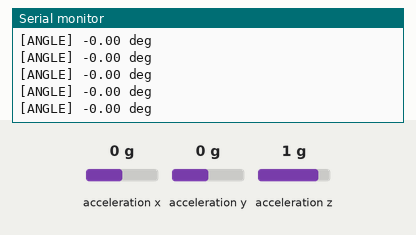
Simulated run of this sketch. Board: ESP32. On the bench: the last lines printed to the serial monitor. The test bench sets the inputs (shaded band); at power-on: acceleration x 0 g, acceleration y 0 g, acceleration z 1 g. Nothing arrives over Bluetooth unless stated; a phone connects over Bluetooth LE 3 s after start.

Above: at 3.3 s.
3.4 s: acceleration x set to -1.4 g
At 3.47 s:
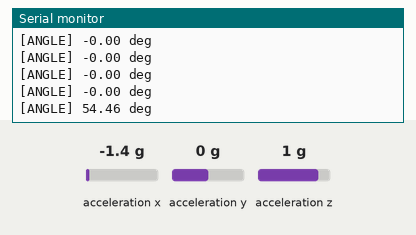
5.6 s: acceleration y set to -1.4 g
At 5.68 s:
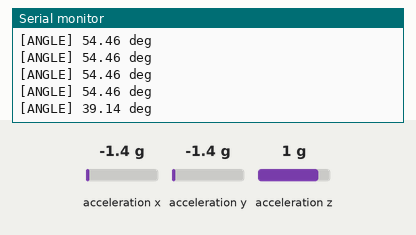
7.1 s: acceleration z set to -1.4 g
At 7.19 s:
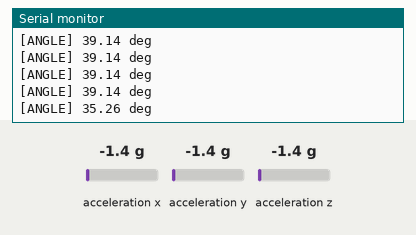
Timing chart, 0 to 10.1 s (numbered marks = the images above; inputs shaded):
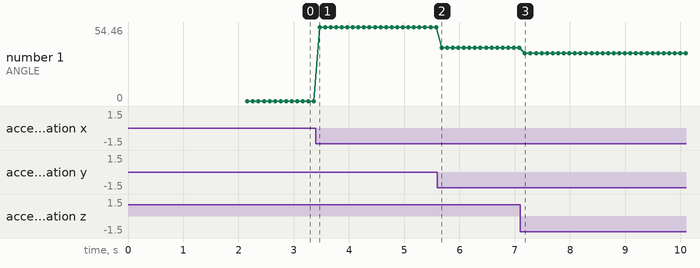

The sketch:

protoAngleCode.ino
```cpp
// // #include "BluetoothSerial.h"
// // #include <Adafruit_LIS3DH.h>
// // #include <Adafruit_Sensor.h>

// // Adafruit_LIS3DH lis = Adafruit_LIS3DH();
// // BluetoothSerial SerialBT;
// // float pitch_offset = 0; //for calibration

// // void setup() {
// //   Serial.begin(115200);
// //   Wire.begin(21, 22);
// //   SerialBT.begin("ESP32_protoAngle");

// //   if (!lis.begin(0x18)) {
// //     Serial.println("Could not start LIS3DH");
// //     while (1);
// //   }

// //   lis.setRange(LIS3DH_RANGE_2_G);

// //   // --- CALIBRATION ---
// //   Serial.println("Calibrating... keep level");

// //   float sum = 0;
// //   int samples = 50;

// //   for (int i = 0; i < samples; i++) {
// //     lis.read();

// //     float x = lis.x / 1000.0;
// //     float y = lis.y / 1000.0;
// //     float z = lis.z / 1000.0;

// //     float pitch = atan2(x, sqrt(y*y + z*z)) * 180.0 / PI;
// //     sum += pitch;

// //     delay(20);
// //   }

// //   pitch_offset = sum / samples;

// //   Serial.print("Offset: ");
// //   Serial.println(pitch_offset);

// //   Serial.println("Angle via Bluetooth ready");
// // }
// // void loop() {
// //   lis.read();

// //   float x = lis.x;
// //   float y = lis.y;
// //   float z = lis.z;

// //   //convert to g's
// //   x /= 1000.0;
// //   y /= 1000.0;
// //   z /= 1000.0;

// //   //tilt angles
// //   float pitch = atan2(x, sqrt(y*y + z*z)) * 180.0 / PI;

// //   //apply calibration
// //   pitch -= pitch_offset;

// // --- SEND AS A SIMPLE NUMBER ---
//   if (SerialBT.hasClient()) {        // Only send if a client is connected
//       SerialBT.print(pitch, 2);     // send value with 2 decimal places
//       SerialBT.print('\n');          // newline is important for receiver
//   }

//     Serial.println(pitch, 2);

// //   //send via bluetooth
// //   SerialBT.print("Pitch: ");
// //   SerialBT.print(pitch);
// //   SerialBT.println(" deg");

// //   delay(200);
// // }
```

protoAngleCode_ble.ino
```cpp
#include <Wire.h>
#include <Adafruit_LIS3DH.h>
#include <Adafruit_Sensor.h>
#include <BLEDevice.h>
#include <BLEServer.h>
#include <BLEUtils.h>
#include <BLE2902.h>

Adafruit_LIS3DH lis = Adafruit_LIS3DH();
BLECharacteristic *pCharacteristic;
BLEAdvertising *pAdvertising;
bool deviceConnected = false;

#define SERVICE_UUID        "4fafc201-1fb5-459e-8fcc-c5c9c331914b"
#define CHARACTERISTIC_UUID "beb5483e-36e1-4688-b7f5-ea07361b26a8"

float pitch_offset = 0;

// CONNECTION CALLBACKS
class MyServerCallbacks : public BLEServerCallbacks {
    void onConnect(BLEServer* pServer) {
        deviceConnected = true;
        Serial.println("[BLE] Client connected");
    }
    void onDisconnect(BLEServer* pServer) {
        deviceConnected = false;
        Serial.println("[BLE] Client disconnected - restarting advertising");

        // Restart advertising when client disconnects
        if (pAdvertising) {
            pAdvertising->start();
            Serial.println("[BLE] Advertising restarted");
        }
    }
};


// SETUP


void setup() {
    Serial.begin(115200);
    delay(1000);

    Serial.println("\n[SETUP] ===== ANGLE DEVICE STARTUP =====");

    // IMU INIT
    Serial.println("[IMU] Initializing LIS3DH...");
    Wire.begin(21, 22);

    if (!lis.begin(0x18)) {
        Serial.println("[ERROR] LIS3DH not found at 0x18!");
        Serial.println("[ERROR] Trying alternate address 0x19...");
        if (!lis.begin(0x19)) {
            Serial.println("[ERROR] LIS3DH not found anywhere - HALTING");
            while (1) delay(1000);
        }
    }

    lis.setRange(LIS3DH_RANGE_2_G);
    Serial.println("[IMU] LIS3DH initialized successfully");

    // BLE INIT - MORE ROBUST
    Serial.println("[BLE] Initializing BLE stack...");
    BLEDevice::init("ESP32_protoAngle");
    delay(100);

    // Create server
    Serial.println("[BLE] Creating BLE server...");
    BLEServer *pServer = BLEDevice::createServer();
    pServer->setCallbacks(new MyServerCallbacks());

    // Create service
    Serial.println("[BLE] Creating service: " SERVICE_UUID);
    BLEService *pService = pServer->createService(SERVICE_UUID);

    // Create characteristic
    Serial.println("[BLE] Creating characteristic: " CHARACTERISTIC_UUID);
    pCharacteristic = pService->createCharacteristic(
        CHARACTERISTIC_UUID,
        BLECharacteristic::PROPERTY_NOTIFY |
        BLECharacteristic::PROPERTY_READ
    );

    // Add descriptor for notifications
    pCharacteristic->addDescriptor(new BLE2902());

    // Start service
    pService->start();
    Serial.println("[BLE] Service started");

    // Setup advertising
    Serial.println("[BLE] Setting up advertising...");
    pAdvertising = BLEDevice::getAdvertising();

    // Add service UUID to advertisement
    pAdvertising->addServiceUUID(SERVICE_UUID);
    Serial.println("[BLE] ✓ Service UUID added to advertisement");

    // Set device name in advertisement
    pAdvertising->setAppearance(0x0000);  // Generic appearance

    // Start advertising
    pAdvertising->setScanResponse(true);
    pAdvertising->setMinPreferred(0x06);   // Short min interval
    pAdvertising->setMaxPreferred(0x12);   // Short max interval

    Serial.println("[BLE] Starting advertising...");
    pAdvertising->start();

    Serial.println("[BLE]  ADVERTISING STARTED ");
    Serial.println("[BLE] Service UUID: " SERVICE_UUID);
    Serial.println("[BLE] Device name: ESP32_protoAngle");
    Serial.println("[BLE] Waiting for connections...\n");

    // CALIBRATION
    Serial.println("[CAL] Keep device level for calibration...");
    float sum = 0;
    int samples = 50;

    for (int i = 0; i < samples; i++) {
        lis.read();
        float x = lis.x / 1000.0;
        float y = lis.y / 1000.0;
        float z = lis.z / 1000.0;
        float pitch = atan2(x, sqrt(y*y + z*z)) * 180.0 / PI;
        sum += pitch;
        delay(20);
    }

    pitch_offset = sum / samples;
    Serial.printf("[CAL] Offset = %.2f\n", pitch_offset);
    Serial.println("[SETUP] ===== STARTUP COMPLETE =====\n");
}


// LOOP


void loop() {
    lis.read();

    float x = lis.x / 1000.0;
    float y = lis.y / 1000.0;
    float z = lis.z / 1000.0;

    float pitch = -atan2(x, sqrt(y*y + z*z)) * 180.0 / PI;
    pitch -= pitch_offset;

    Serial.printf("[ANGLE] %.2f deg\n", pitch);

    // BLE SEND (ONLY IF CONNECTED)
    if (deviceConnected) {
        char buffer[16];
        snprintf(buffer, sizeof(buffer), "%.2f", pitch);

        pCharacteristic->setValue(buffer);
        pCharacteristic->notify();

        //Serial.printf("[BLE-SEND] %s\n", buffer);
    } else {
        // Optional: print advertising status every 5 seconds
        static unsigned long lastStatusPrint = 0;
        if (millis() - lastStatusPrint > 5000) {
            Serial.println("[BLE] Waiting for client connection (advertising)...");
            lastStatusPrint = millis();
        }
    }

    delay(100); // 10 Hz update rate
}
```

update.ino
```cpp
// #include "BluetoothSerial.h"
// #include <Adafruit_LIS3DH.h>
// #include <Adafruit_Sensor.h>

// Adafruit_LIS3DH lis = Adafruit_LIS3DH();
// BluetoothSerial SerialBT;
// float pitch_offset = 0; // calibration offset

// void setup() {
//   Serial.begin(115200);
//   Wire.begin(21, 22);

//   // Start Bluetooth in server mode (default)
//   SerialBT.begin("ESP32_protoAngle");
//   Serial.println("Bluetooth sender ready...");

//   // Initialize LIS3DH
//   if (!lis.begin(0x18)) {
//     Serial.println("Could not start LIS3DH");
//     while (1);
//   }
//   lis.setRange(LIS3DH_RANGE_2_G);

//   // --- CALIBRATION ---
//   Serial.println("Calibrating... keep level");
//   float sum = 0;
//   int samples = 50;

//   for (int i = 0; i < samples; i++) {
//     lis.read();
//     float x = lis.x / 1000.0;
//     float y = lis.y / 1000.0;
//     float z = lis.z / 1000.0;

//     float pitch = atan2(x, sqrt(y*y + z*z)) * 180.0 / PI;
//     sum += pitch;
//     delay(20);
//   }

//   pitch_offset = sum / samples;
//   Serial.print("Offset: ");
//   Serial.println(pitch_offset);
//   Serial.println("Sender ready. Sending pitch via Bluetooth...");
// }

// void loop() {
//   lis.read();
//   float x = lis.x / 1000.0;
//   float y = lis.y / 1000.0;
//   float z = lis.z / 1000.0;

//   // Calculate pitch angle
//   float pitch = atan2(x, sqrt(y*y + z*z)) * 180.0 / PI;

//   // Apply calibration
//   pitch -= pitch_offset;

//   // --- SEND AS A SIMPLE NUMBER ---
//   if (SerialBT.hasClient()) {        // Only send if a client is connected
//       SerialBT.print(pitch, 2);     // send value with 2 decimal places
//       SerialBT.print('\n');          // newline is important for receiver
//   }

//   // Debug on Serial Monitor
//   Serial.println(pitch, 2);

//   delay(200);
// }
```

Measured:
- after the input at 3.4 s, the serial monitor: prints a new line after 0.07 s (image 1)
- after the input at 5.6 s, the serial monitor: prints a new line after 0.08 s (image 2)
- after the input at 7.1 s, the serial monitor: prints a new line after 0.08 s (image 3)
- plotted number 1: 0 → 54.46 after the input at 3.4 s, 54.46 → 39.14 after the input at 5.6 s, 39.14 → 35.26 after the input at 7.1 s
